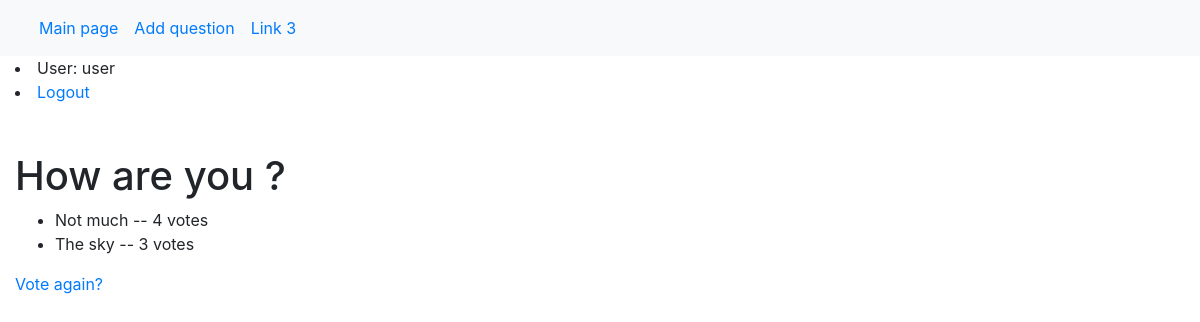
/polls/2/results/ (signed in), run on the app's committed database.
### polls/models.py (models this page shows, shortened)
class Question(models.Model):
    question_text = models.CharField(max_length=200)
    pub_date = models.DateTimeField('date published')
    user = models.ForeignKey(User, on_delete=models.SET_NULL, null=True, blank=True)

class Choice(models.Model):
    question = models.ForeignKey(Question, on_delete=models.CASCADE)
    choice_text = models.CharField(max_length=200)
    votes = models.IntegerField(default=0)

### polls/views.py (the view)
# urls.py: path('<int:pk>/results/', views.ResultsView.as_view(), name='results'),
class ResultsView(generic.DetailView):
    model = Question
    template_name = 'polls/results.html'

### polls/templates/polls/results.html (shortened to what this page needs)
{% extends "polls/base.html" %}
{% block content %}
<!DOCTYPE html>
<html lang="en">
<head>
</head>
<body>
    <h1>{{ question.question_text }}</h1>
    <ul>
    {% for choice in question.choice_set.all %}
        <li>{{ choice.choice_text }} -- {{ choice.votes }} vote{{ choice.votes|pluralize }}</li>
    {% endfor %}
    </ul>
    <a href="{% url 'polls:detail' question.id %}">Vote again?</a>
</body>
</html>
{% endblock  %}

### polls/templates/polls/base.html (shortened to what this page needs)
 <!DOCTYPE html>
<html lang="en">
<head>
  <link rel="stylesheet" href="https://cdn.jsdelivr.net/npm/bootstrap@4.6.2/dist/css/bootstrap.min.css">
</head>
<body>
<nav class="navbar navbar-expand-sm bg-light">
  <div class="container-fluid">
    <ul class="navbar-nav">
      <li class="nav-item">
        <a class="nav-link" href="/polls/">Main page</a>
      </li>
      <li class="nav-item">
        <a class="nav-link" href="/polls/add/">Add question</a>
      </li>
      <li class="nav-item">
        <a class="nav-link" href="#">Link 3</a>
      </li>
    </ul>
  </div>
</nav>
<div class="container-fluid">
   {% if user.is_authenticated %}
     <li>User: {{ user.get_username }}</li>
     <li><a href="{% url 'logout' %}?next={{ request.path }}">Logout</a></li>
   {% else %}
     <li><a href="{% url 'login' %}?next={{ request.path }}">Login</a></li>
   {% endif %}
    {% block content %}
    {% endblock %}
</div>
</body>
</html>

### data on the page
Question: question_text "How are you ?"
Choice: choice_text "Not much", votes "4"
Choice: choice_text "The sky", votes "3"

### other printed values
{{ user.get_username }} "user"
